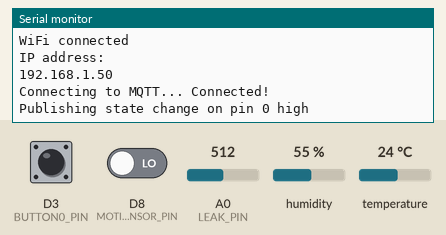
The sketch below on a simulated ESP8266 (NodeMCU). Parts: the last lines printed to the serial monitor. The test bench sets the inputs (shaded band); at power-on: A0 (LEAK_PIN) = 512, D3 (BUTTON0_PIN) HIGH, D8 (MOTION_SENSOR_PIN) LOW, humidity 55 %, temperature 24 °C. WiFi joins after 1.5 s; servers stay silent unless stated; no MQTT or app messages arrive unless stated.

Above: at 2.7 s.
2.8 s: A0 (LEAK_PIN) set to 604
At 11.2 s:
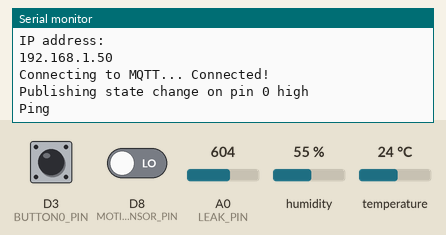
11.5 s: A0 (LEAK_PIN) set to 627
At 12.5 s:
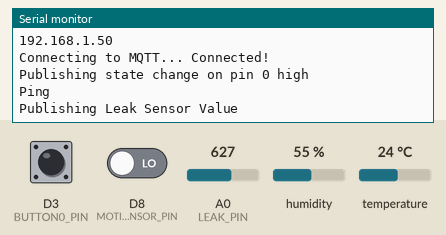

Measured:
- the behaviour switches between 612 and 613 on A0 (LEAK_PIN) (found by bisection; images 1 and 2)
- after the input at 11.5 s, the serial monitor: prints a new line after 0.07 s (image 2)

The sketch:

bathroom.ino
```cpp
#include <ESP8266WiFi.h>
#include <Adafruit_MQTT.h>
#include <Adafruit_MQTT_Client.h>
#include <DHTesp.h>

#ifndef STASSID
#define STASSID "freekitties"
#define STAPSK  "kalogataki"
#endif

#define VERSION_MESSAGE F("Bathroom Console v0.12 28/08/19")

#define LEAK_PIN A0
#define MOTION_SENSOR_PIN D8
#define DHT_SENSOR_PIN D2
#define BUTTON0_PIN D3

#define AIO_SERVER      "192.168.2.20"
#define AIO_SERVERPORT  1883
#define AIO_USERNAME    "mosquitto"
#define AIO_KEY         "qq211"
#define WILL_FEED AIO_USERNAME "/feeds/nodes.bathroom"
#define SERVER_LISTEN_PORT 80
#define MQTT_CONNECT_RETRY_MAX 5
#define MQTT_PING_INTERVAL_MS 10000
#define LEAK_SENSOR_READ_INTERVAL_MS 5000
#define DHT_SENSOR_READ_INTERVAL_MS 30000

const char* ssid     = STASSID;
const char* password = STAPSK;

byte mac[] = {0xBE, 0xBD, 0xFA, 0xAB, 0xCD, 0xEF};

uint32_t lastPing = 0; // timestamp
uint32_t connectedSince = 0; // timestamp
uint32_t now = 0; // timestamp
uint32_t nextConnectionAttempt = 0; // timestamp
uint32_t failedConnectionAttempts = 0;
uint32_t lastSensorRead = 0;
uint32_t lastDhtSensorRead = 0;
int lastState[20] = {0};
int lastSensor;

DHTesp dht;

WiFiServer server(SERVER_LISTEN_PORT);
WiFiClient client;

Adafruit_MQTT_Client mqtt(&client, AIO_SERVER, AIO_SERVERPORT, AIO_USERNAME, AIO_KEY);
Adafruit_MQTT_Publish lastwill = Adafruit_MQTT_Publish(&mqtt, WILL_FEED);
Adafruit_MQTT_Publish leak = Adafruit_MQTT_Publish(&mqtt, AIO_USERNAME "/feeds/leak.bathroom");
Adafruit_MQTT_Publish motion = Adafruit_MQTT_Publish(&mqtt, AIO_USERNAME "/feeds/bathroom.motion");
Adafruit_MQTT_Publish temp = Adafruit_MQTT_Publish(&mqtt, AIO_USERNAME "/feeds/bathroom.temperature");
Adafruit_MQTT_Publish humid = Adafruit_MQTT_Publish(&mqtt, AIO_USERNAME "/feeds/bathroom.humidity");
Adafruit_MQTT_Publish button0 = Adafruit_MQTT_Publish(&mqtt, AIO_USERNAME "/feeds/bathroom.button0");

Adafruit_MQTT_Subscribe bathroomlight = Adafruit_MQTT_Subscribe(&mqtt, AIO_USERNAME "/feeds/toggle.bathroomlight");

#define halt(s) { Serial.println(F( s )); while(1);  }

void(* __resetFunc) (void) = 0; //declare reset function @ address 0

void resetFunc(const __FlashStringHelper* msg, unsigned long delayMs) {
  Serial.println(msg);
  Serial.print(F("Resetting in "));
  Serial.print(delayMs / 1000);
  Serial.println(F("s"));
  delay(delayMs);
  __resetFunc();
}

void setup() {
  Serial.begin(115200);

  // We start by connecting to a WiFi network

  Serial.println();
  Serial.println();
  Serial.print("Connecting to ");
  Serial.println(ssid);

  /* Explicitly set the ESP8266 to be a WiFi-client, otherwise, it by default,
     would try to act as both a client and an access-point and could cause
     network-issues with your other WiFi-devices on your WiFi-network. */
  WiFi.mode(WIFI_STA);
  WiFi.begin(ssid, password);

  while (WiFi.status() != WL_CONNECTED) {
    delay(500);
    Serial.print(".");
  }

  Serial.println("");
  Serial.println("WiFi connected");
  Serial.println("IP address: ");
  Serial.println(WiFi.localIP());

  mqtt.will(WILL_FEED, "0");

  pinMode(MOTION_SENSOR_PIN, INPUT);
  pinMode(BUTTON0_PIN, INPUT_PULLUP);
  dht.setup(DHT_SENSOR_PIN, DHTesp::DHT22);

  lastSensor = analogRead(LEAK_PIN);
  lastSensorRead = millis();
}

void readLeakSensor(bool force = false) {
  //Serial.println(now - lastSensorRead);
  if (force || now - lastSensorRead > LEAK_SENSOR_READ_INTERVAL_MS) {
    int sensor = analogRead(LEAK_PIN);
    bool sensorChanged = abs(lastSensor - sensor) > 100;

    lastSensorRead = now;

    if (sensorChanged || force) {
      Serial.println("Publishing Leak Sensor Value");
      leak.publish(sensor);
    }
  }
}

void readDht() {
  if (now - lastDhtSensorRead > DHT_SENSOR_READ_INTERVAL_MS) {
    float h = dht.getHumidity();
    float t = dht.getTemperature();
    temp.publish(t);
    humid.publish(h);


    Serial.print("{\"humidity\": ");
    Serial.print(h);
    Serial.print(", \"temp\": ");
    Serial.print(t);
    Serial.print("}\n");

    lastDhtSensorRead = now;
  }
}


void loop() {
  now = millis();
  //Ethernet.maintain();
  connectMqtt();

  mqtt.process(100);

  detectEdge(MOTION_SENSOR_PIN, &motion);
  detectEdge(BUTTON0_PIN, &button0);

  pingMqtt();

  readLeakSensor();
  readDht();

  delay(100);
}

void detectEdge(int pin, Adafruit_MQTT_Publish* feed) {
  int state = digitalRead(pin);
  if (state != lastState[pin]) {
    Serial.print("Publishing state change on pin ");
    Serial.print(pin);
    if (state == HIGH) {
      Serial.println(" high");
      feed->publish("1");
    } else {
      Serial.println(" low");
      feed->publish("0");
    }
  }

  lastState[pin] = state;
}

void onPing(bool result) {

  readLeakSensor(true);
  lastwill.publish(now);
}

void pingMqtt() {
  if (!mqtt.connected()) {
    return;
  }

  if (now - lastPing > MQTT_PING_INTERVAL_MS) {
    Serial.println(F("Ping"));
    lastPing = now;
    mqtt.pingAsync(&onPing);
  }
}

void connectMqtt() {
  int8_t ret;

  // Stop if already connected.
  if (mqtt.connected()) {
    return;
  }

  if (nextConnectionAttempt < now) {
    Serial.print(F("Connecting to MQTT... "));

    int delaySecs = (2 << failedConnectionAttempts); // Delay for 2, 4, 8 .. seconds
    if (ret = mqtt.connect() != 0) {
      Serial.print(F("Failed: "));
      Serial.println(mqtt.connectErrorString(ret));
      //mqtt.disconnect();

      nextConnectionAttempt = now + delaySecs * 1000;
      ++failedConnectionAttempts;
    }

    if (0 == ret) {
      connectedSince = millis();
      failedConnectionAttempts = 0;
      Serial.println(F("Connected!"));
    } else if (failedConnectionAttempts > MQTT_CONNECT_RETRY_MAX) {
      connectedSince = 0;
      resetFunc(F("Max retries exhausted!"), 2000); // Reset and try again
    } else {
      Serial.print(F("Retrying in "));

      Serial.print(delaySecs);
      Serial.println(F("s"));
    }
  }
}
```
